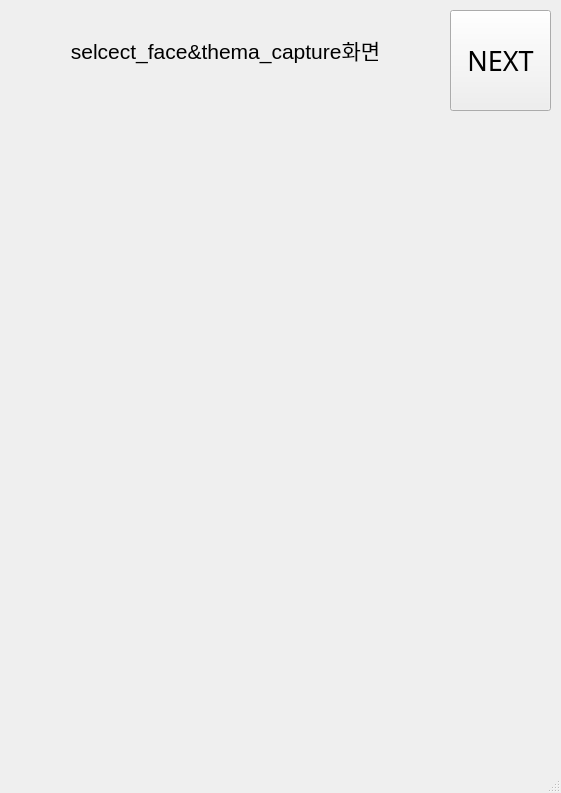
<?xml version="1.0" encoding="UTF-8"?>
<ui version="4.0">
 <class>MainWindow</class>
 <widget class="QMainWindow" name="MainWindow">
  <property name="geometry">
   <rect>
    <x>0</x>
    <y>0</y>
    <width>561</width>
    <height>793</height>
   </rect>
  </property>
  <property name="windowTitle">
   <string>MainWindow</string>
  </property>
  <widget class="QWidget" name="centralwidget">
   <widget class="QLabel" name="label">
    <property name="geometry">
     <rect>
      <x>10</x>
      <y>20</y>
      <width>431</width>
      <height>61</height>
     </rect>
    </property>
    <property name="text">
     <string>&lt;html&gt;&lt;head/&gt;&lt;body&gt;&lt;p align=&quot;center&quot;&gt;&lt;span style=&quot; font-size:16pt;&quot;&gt;selcect_face&amp;amp;thema_capture화면&lt;/span&gt;&lt;/p&gt;&lt;/body&gt;&lt;/html&gt;</string>
    </property>
   </widget>
   <widget class="QPushButton" name="pushButton">
    <property name="geometry">
     <rect>
      <x>450</x>
      <y>10</y>
      <width>101</width>
      <height>101</height>
     </rect>
    </property>
    <property name="font">
     <font>
      <family>AlternateGothic2 BT</family>
      <pointsize>20</pointsize>
     </font>
    </property>
    <property name="text">
     <string>NEXT</string>
    </property>
   </widget>
  </widget>
  <widget class="QMenuBar" name="menubar">
   <property name="geometry">
    <rect>
     <x>0</x>
     <y>0</y>
     <width>561</width>
     <height>26</height>
    </rect>
   </property>
  </widget>
  <widget class="QStatusBar" name="statusbar"/>
 </widget>
 <resources/>
 <connections/>
</ui>
